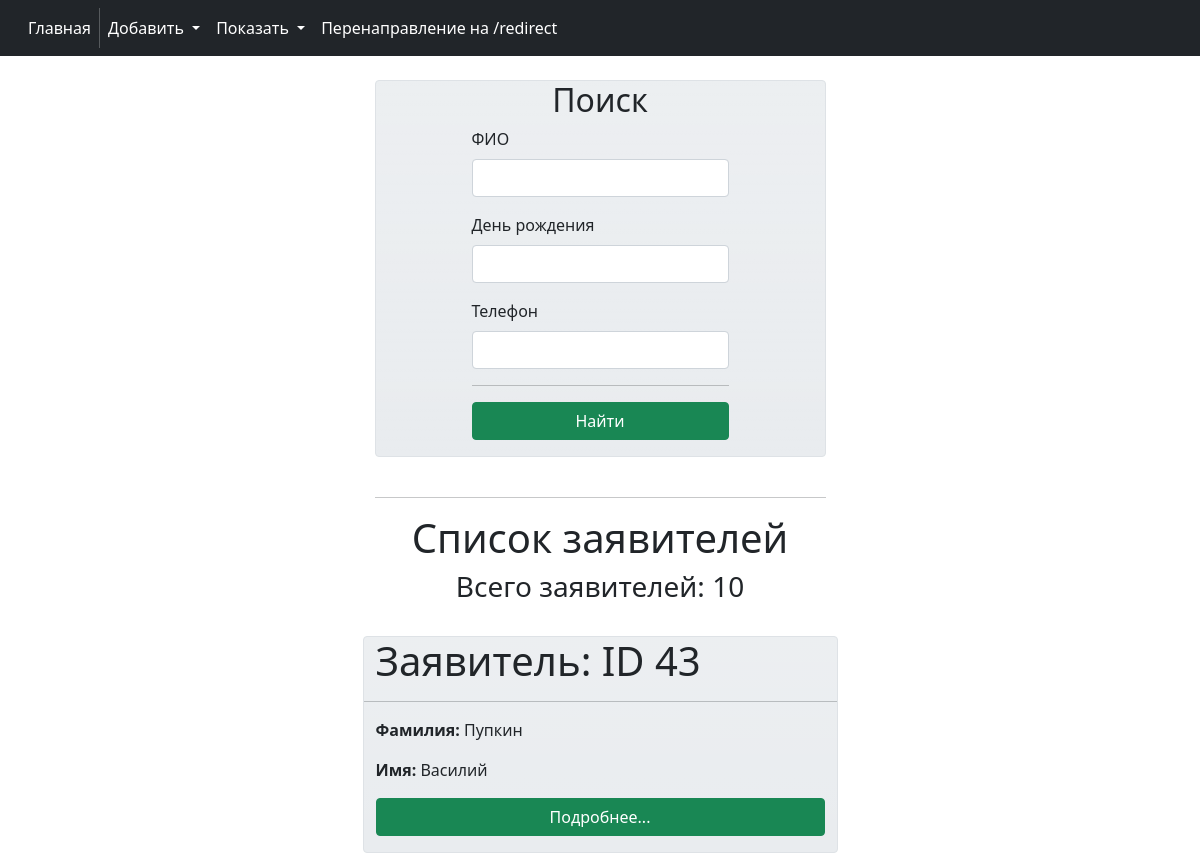
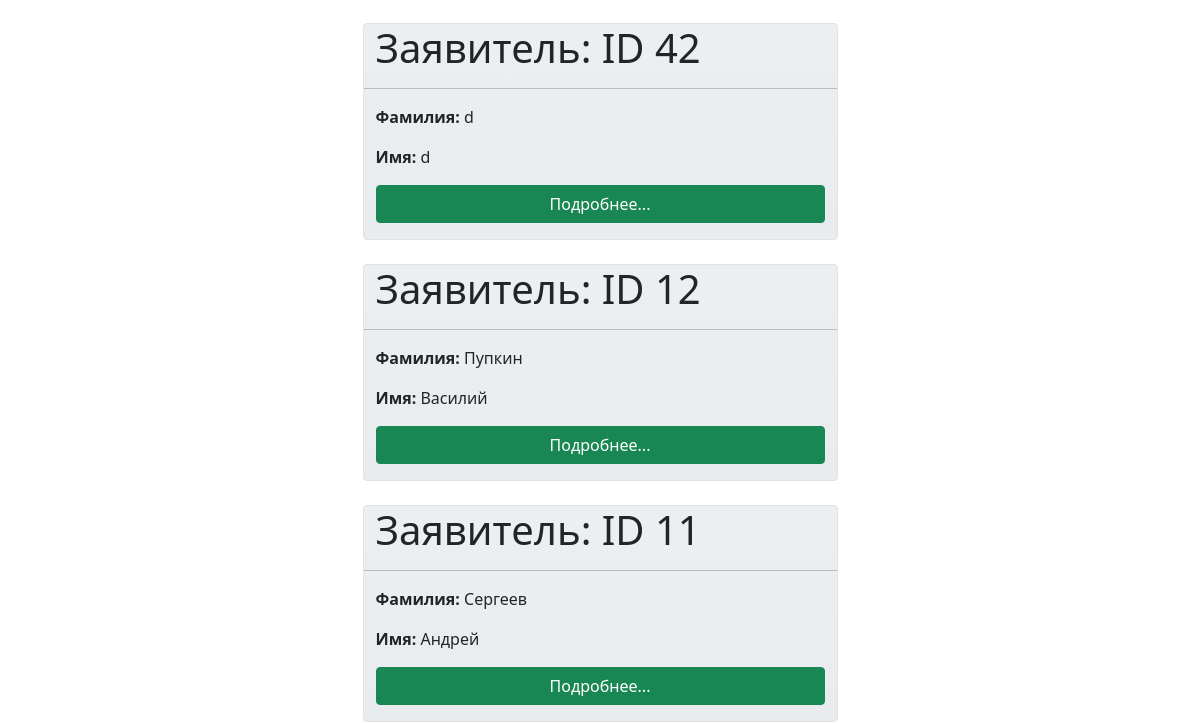
Page /applicants/ (upper part) on the earlier database version (2 pictures, top to bottom).
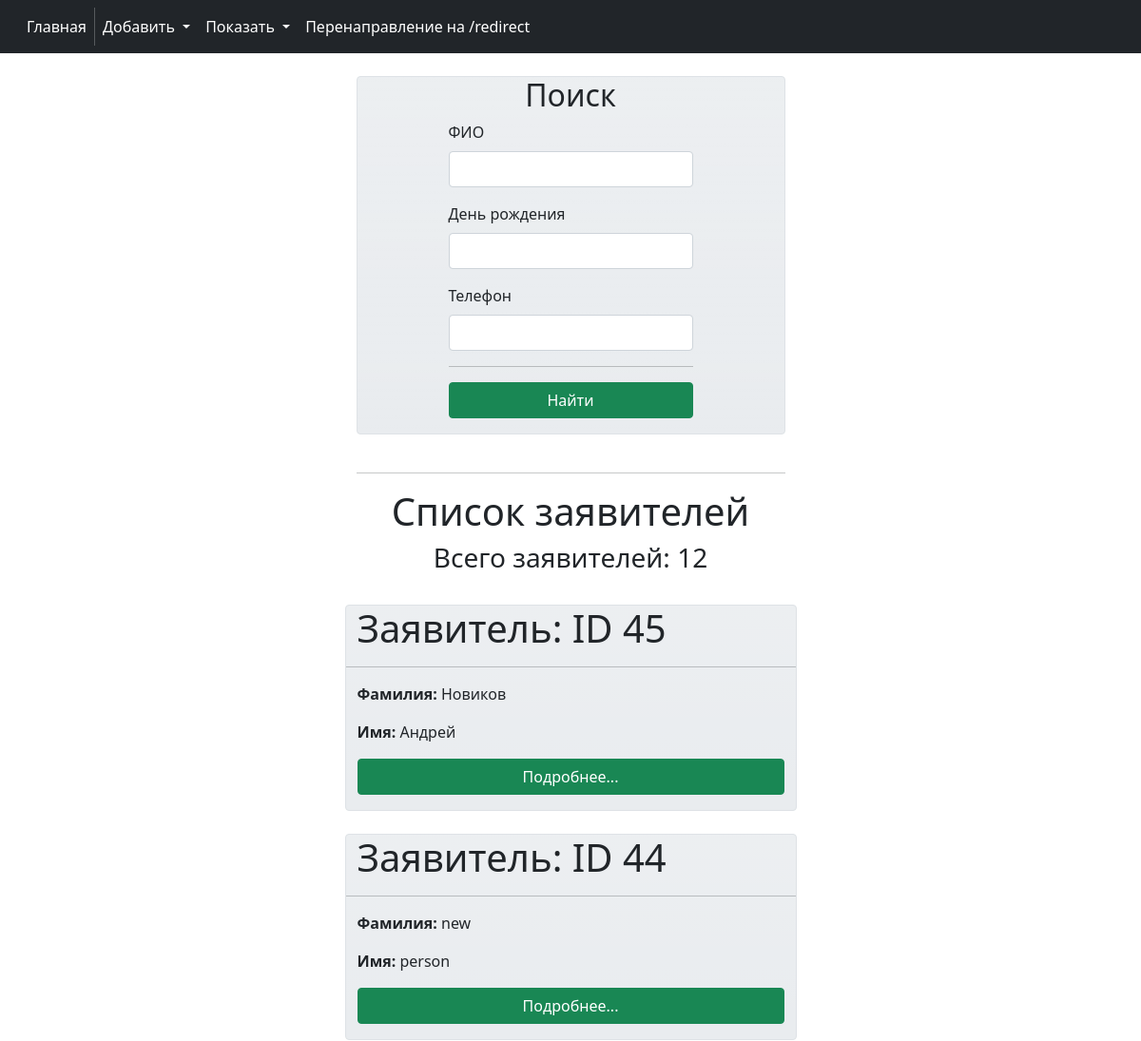
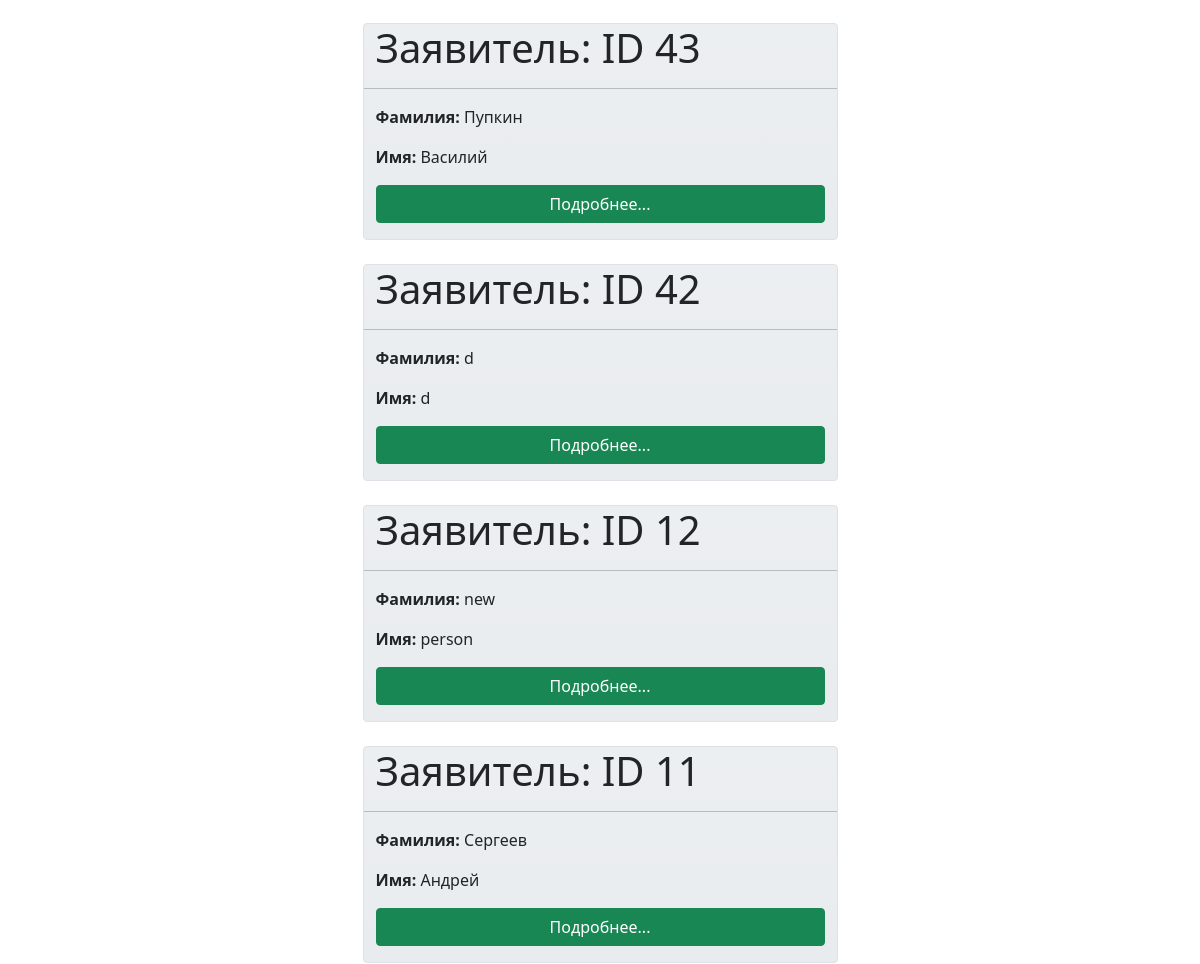
Same page on the later database version (2 pictures, top to bottom).
### app112/models.py (models this page shows, shortened)
class Applicant(models.Model):
    surname = models.CharField('Фамилия', max_length=255)
    name = models.CharField('Имя', max_length=255)
    patronymic = models.CharField('Отчество', max_length=255, blank=True)
    birthday = models.DateTimeField('День рождения', blank=True)
    gender = models.CharField('Пол', max_length=255, choices=consts.GENDER_CHOICE, default=consts.GENDER_CHOICE[0])
    photo = models.ImageField('Фотография', upload_to='photo/', default='/', blank=True)
    phone = models.PositiveBigIntegerField('Телефон', blank=True, null=True)
    descr_state_health = models.TextField('Описание состояния здоровья', blank=True, default='Практически здоров',
                                          help_text='Аллергоанамнез, хранические заболевания и т.д.')
    class Meta:
        verbose_name = 'Заявитель'
        verbose_name_plural = 'Заявители'
        ordering = ('surname', 'name', 'patronymic')

### app112/views.py (the view)
# urls.py: path('applicants/', get_applicants, name='applicants'),
def get_applicants(request):
    applicants = models.Applicant.objects.order_by('-id').all()
    filter = filters.ApplicantFilter(request.GET, queryset=applicants)
    context = {
        'title': 'Все заявители',
        'filter': filter,
        'applicant_count': len(applicants)
    }
    return render(request, 'app112/applicants.html', context=context)

### app112/templates/app112/applicants.html (shortened to what this page needs)
{% extends 'app112/base.html' %}
{% load crispy_forms_filters %}
{% load crispy_forms_tags %}
{% block content %}
<div class="d-flex justify-content-center border rounded bg-gradient" style="background-color: #e9ecef">
        <form method="GET">
            <h2 class="text-center">Поиск</h2>
            <div>{{ filter.form.fullname|as_crispy_field }}</div>
            <div>{{ filter.form.birthday|as_crispy_field }}</div>
            <div>{{ filter.form.phone|as_crispy_field }}</div>
            <hr>
            <div class="d-grid mb-3"><button class="btn btn-success" type="submit">Найти</button></div>
        </form>
</div>
<br><hr>
<div class="text-center">
    {% if filter.qs.count == applicant_count %}
        <p class="h1">Список заявителей</p>
        <h3>Всего заявителей: {{filter.qs|length}}</h3>
    {% else %}
        <p class="h1">Результат поиска</p>
        <h3>Найдено: {{filter.qs|length}}</h3>
    {% endif %}
</div>
<br>
{% for applicant in filter.qs %}
    <div class="row mb-4 border rounded bg-gradient" style="background-color: #e9ecef">
        <p class="display-6"> Заявитель: ID {{applicant.id}}</p>
        <hr>
        <p><b>Фамилия:</b> {{applicant.surname}}</p>
        <p><b>Имя:</b> {{applicant.name}}</p>
            <p class="d-grid">
                <a class="btn btn-success" href="{% url 'app112:get_applicant' applicant.pk %}">
                    Подробнее...
                </a>
            </p>
    </div>
{% endfor %}
{% endblock %}

Differences in the rows shown:
added Applicant: id "45", surname "Новиков", name "Андрей"
added Applicant: id "44", surname "new", name "person"
changed Applicant id 12: surname "Пупкин" → "new"; name "Василий" → "person"
Other differences:
{{ filter.qs|length }}: "10" → "12"
